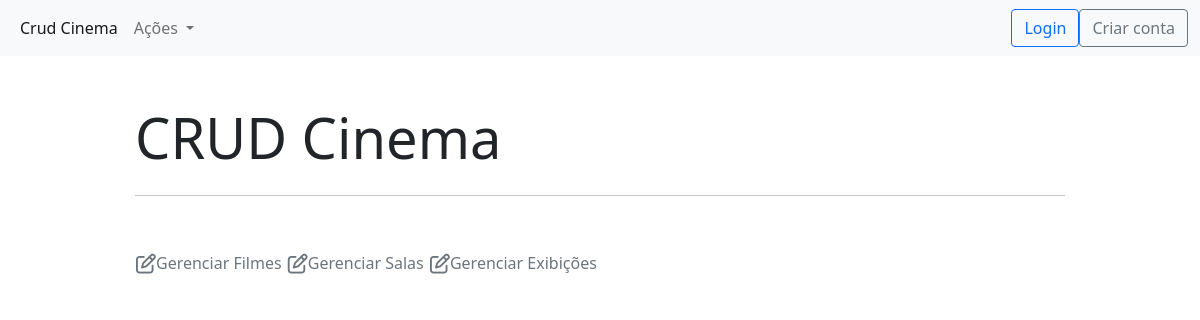
/, run on an earlier commit of the app's database.
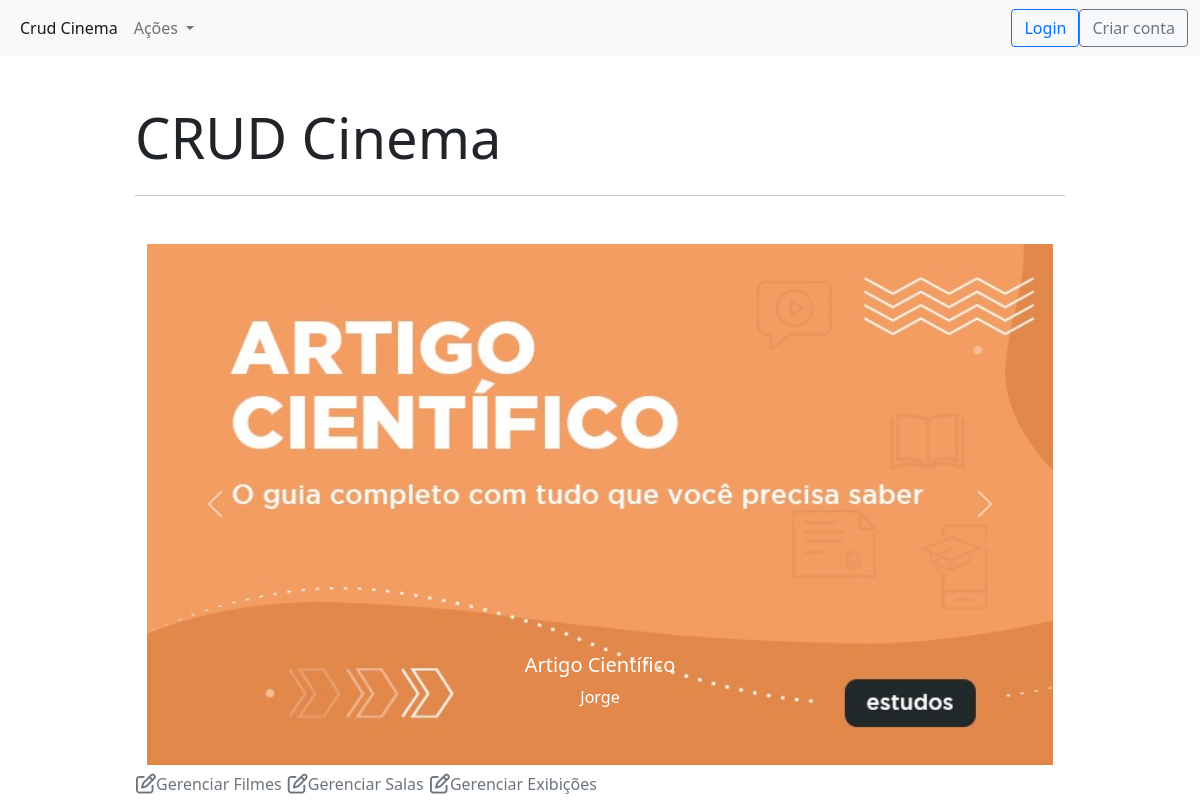
And on a later commit of the database.
### cinema_app/models.py (models this page shows)
class Artigo(models.Model):
    titulo = models.CharField(max_length = 100, verbose_name="Título")
    texto = models.TextField()
    artigo_img = models.ImageField(upload_to='images/')
    author = models.ForeignKey(Administrador, models.SET_NULL, blank=True, null=True, verbose_name="Autor")

### register/models.py (models this page shows)
class Administrador(models.Model):
    user =  models.OneToOneField(User, null=True, on_delete=models.CASCADE)
    cpf = models.CharField(max_length=25)
    def __str__(self):
        return str(self.user)

### cinema_app/views.py (the view)
# urls.py: path('', views.pagina_principal, name='pagina_principal'),
def pagina_principal(request):
    list = islice(Artigo.objects.all(), 3)
    FilmeList = Filme.objects.all()
    ArtigoList = Artigo.objects.all()
    context = {'filme_list':FilmeList[:4] , 'artigo_list':ArtigoList[:3]}
    return render(request, 'cinema_app/pagina_principal.html', context)

### cinema_app/templates/cinema_app/pagina_principal.html (shortened to what this page needs)
{% extends "cinema_app/base.html" %}
{% block content %}
<div class="container-fluid d-block mb-300">
  <div id="artigoSlider" class="carousel slide" data-ride="carousel">
    <div class="carousel-inner">
    {% for artigo in artigo_list %}
      {% if forloop.first %}
        <div class="carousel-item active">
          <img src="{{artigo.artigo_img.url}}" class="d-block  w-100 " alt="{{artigo.titulo}}">
          <div class="carousel-caption d-none d-md-block">
            <h5>{{artigo.titulo}}</h5>
            <p>{{artigo.author}}</p>
          </div>
        </div>
      {% endif %}
    {%endfor%}
    </div>
    <div>
      <a class="carousel-control-prev" href="#artigoSlider" role="button" data-slide="prev">
        <span class="carousel-control-prev-icon" aria-hidden="true"></span>
      </a>
      <a class="carousel-control-next" href="#artigoSlider" role="button" data-slide="next">
        <span class="carousel-control-next-icon" aria-hidden="true"></span>
      </a>
    </div>
  </div>
</div>
<a href="{% url 'filme_list' %}" class="btn text-secondary px-0">
    <i class="far fa-edit fa-lg"></i>Gerenciar Filmes
</a>
<a href="{% url 'sala_list' %}" class="btn text-secondary px-0">
    <i class="far fa-edit fa-lg"></i>Gerenciar Salas
</a>
<a href="{% url 'exibicao_list' %}" class="btn text-secondary px-0">
    <i class="far fa-edit fa-lg"></i>Gerenciar Exibições
</a>
{% endblock content %}

What changed in the data, as far as the page shows it:
added Artigo: artigo_img (picture), titulo "Artigo Científico", author "Jorge"
